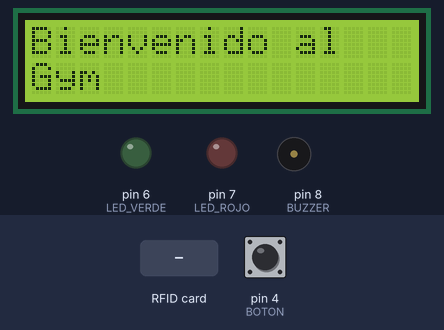
Recording of a sketch running on a simulated Arduino Uno, built with avr-gcc and run on an emulated ATmega328P. Shown: 16×2 character LCD, output pins drawn as LEDs (lit = HIGH), buzzer (waves = sounding, pin HIGH). The test bench sets the inputs (shaded band); at power-on: pin 4 (BOTON) LOW. Pins used as bus, display or sensor lines are not drawn; what the sketch prints to the serial monitor is not drawn.

Above: at 0.2 s.
3.4 s: RFID card A1 B2 C3 D4 held to the reader
At 4.2 s:
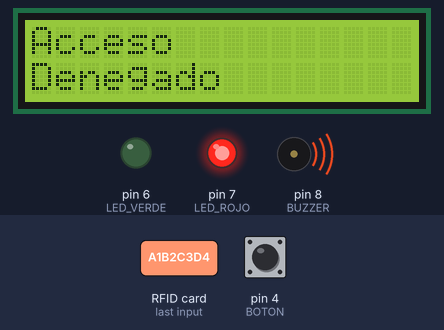
5.9 s: pin 4 (BOTON) pulled HIGH for 1 s
At 7.5 s:
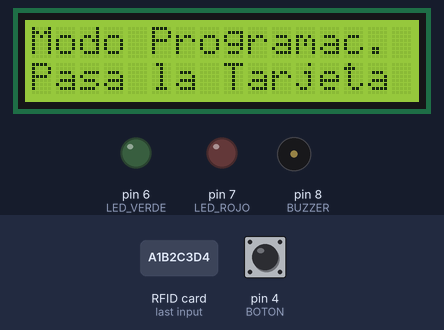
8.4 s: RFID card 5E 7A 19 C4 held to the reader
At 9.2 s:
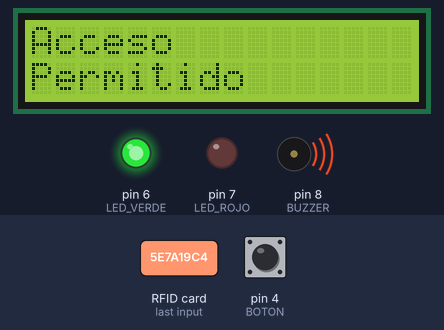
10.9 s: pin 4 (BOTON) pulled HIGH for 3.2 s
At 12.7 s:
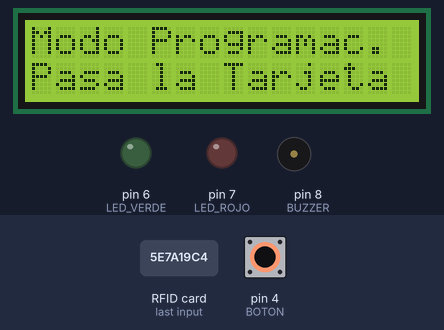
Timing chart, 0 to 14.2 s (numbered marks = the images above; inputs shaded):
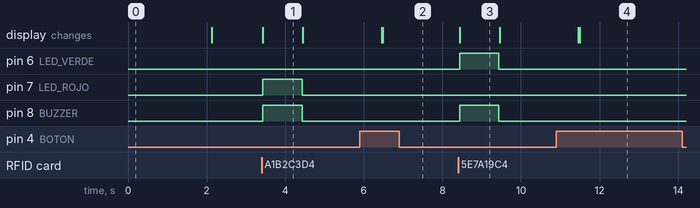

The sketch:

RFID.ino
```cpp
#include <SPI.h>
#include <MFRC522.h>
#include <Wire.h>
#include <LiquidCrystal_I2C.h>

// Pines del Lector RFID
#define SS_PIN 10
#define RST_PIN 9

// Pines de LEDs, Buzzer, y Botón
#define LED_VERDE 6
#define LED_ROJO 7
#define BUZZER 8
#define BOTON 4

// Inicialización del Lector RFID y la Pantalla LCD
MFRC522 mfrc522(SS_PIN, RST_PIN);
LiquidCrystal_I2C lcd(0x27, 16, 2); // 0x27 es la dirección I2C de la pantalla, puede variar

// UID de la tarjeta maestra (debe ser modificada con el UID de tu tarjeta maestra)
String masterUID = "A1B2C3D4";

void setup() {
  // Configuración inicial
  Serial.begin(9600);
  SPI.begin();
  mfrc522.PCD_Init();

  // Inicialización de la Pantalla LCD
  lcd.init();
  lcd.backlight();

  // Configuración de pines
  pinMode(LED_VERDE, OUTPUT);
  pinMode(LED_ROJO, OUTPUT);
  pinMode(BUZZER, OUTPUT);
  pinMode(BOTON, INPUT);

  // Mensaje de bienvenida
  lcd.setCursor(0, 0);
  lcd.print("Bienvenido al");
  lcd.setCursor(0, 1);
  lcd.print("Gym");
  delay(2000);
  lcd.clear();
}

void loop() {
  // Si el botón es presionado, entra en modo de programación
  if (digitalRead(BOTON) == HIGH) {
    agregarTarjeta();
  } else {
    verificarAcceso();
  }
}

void verificarAcceso() {
  // Verificar si hay una tarjeta presente y leer su UID
  if (!mfrc522.PICC_IsNewCardPresent() || !mfrc522.PICC_ReadCardSerial()) {
    return;
  }

  // Obtener el UID de la tarjeta
  String uid = obtenerUID();
  Serial.println("UID leido: " + uid);

  // Comparar el UID con el UID maestro
  if (uid == masterUID) {
    accesoPermitido();
  } else {
    accesoDenegado();
  }

  // Detener la lectura de la tarjeta
  mfrc522.PICC_HaltA();
}

void agregarTarjeta() {
  // Modo de programación: agregar una nueva tarjeta
  Serial.println("Modo de programación: Pasa una nueva tarjeta");

  lcd.clear();
  lcd.setCursor(0, 0);
  lcd.print("Modo Programac.");
  lcd.setCursor(0, 1);
  lcd.print("Pasa la Tarjeta");

  // Esperar hasta que se lea una nueva tarjeta
  while (!mfrc522.PICC_IsNewCardPresent() || !mfrc522.PICC_ReadCardSerial()) {
    delay(10);
  }

  // Leer el UID de la nueva tarjeta
  String nuevoUID = obtenerUID();
  Serial.println("Nuevo UID registrado: " + nuevoUID);

  // Aquí se puede guardar el nuevo UID en una lista o base de datos
  accesoPermitido();

  // Detener la lectura de la tarjeta
  mfrc522.PICC_HaltA();
}

String obtenerUID() {
  // Función para obtener el UID de la tarjeta
  String uid = "";
  for (byte i = 0; i < mfrc522.uid.size; i++) {
    uid += String(mfrc522.uid.uidByte[i], HEX);
  }
  return uid;
}

void accesoPermitido() {
  // Función para indicar que el acceso es permitido
  Serial.println("Acceso permitido");

  lcd.clear();
  lcd.setCursor(0, 0);
  lcd.print("Acceso");
  lcd.setCursor(0, 1);
  lcd.print("Permitido");

  digitalWrite(LED_VERDE, HIGH);
  digitalWrite(BUZZER, HIGH);
  delay(1000);
  digitalWrite(LED_VERDE, LOW);
  digitalWrite(BUZZER, LOW);

  lcd.clear();
  lcd.setCursor(0, 0);
  lcd.print("Bienvenido al");
  lcd.setCursor(0, 1);
  lcd.print("Gym");
  delay(2000);
  lcd.clear();
}

void accesoDenegado() {
  // Función para indicar que el acceso es denegado
  Serial.println("Acceso denegado");

  lcd.clear();
  lcd.setCursor(0, 0);
  lcd.print("Acceso");
  lcd.setCursor(0, 1);
  lcd.print("Denegado");

  digitalWrite(LED_ROJO, HIGH);
  digitalWrite(BUZZER, HIGH);
  delay(1000);
  digitalWrite(LED_ROJO, LOW);
  digitalWrite(BUZZER, LOW);

  lcd.clear();
  lcd.setCursor(0, 0);
  lcd.print("Bienvenido al");
  lcd.setCursor(0, 1);
  lcd.print("Gym");
  delay(2000);
  lcd.clear();
}
```

Measured:
- after the input at 3.4 s, pin 7 (LED_ROJO), pin 8 (BUZZER): LOW → HIGH at once, → LOW 1.0 s later; the display: changes at once (image 1)
- after the input at 5.9 s, the display: first differs from a run without the input after 0.59 s (image 2)
- after the input at 8.4 s, pin 6 (LED_VERDE), pin 8 (BUZZER): LOW → HIGH at once, → LOW 1.0 s later; the display: changes at once (image 3)
- after the input at 10.9 s, the display: first differs from a run without the input after 0.59 s (image 4)
- what the display in image 1 shows lasts 1.1 s, from 3.4 s to 4.5 s
